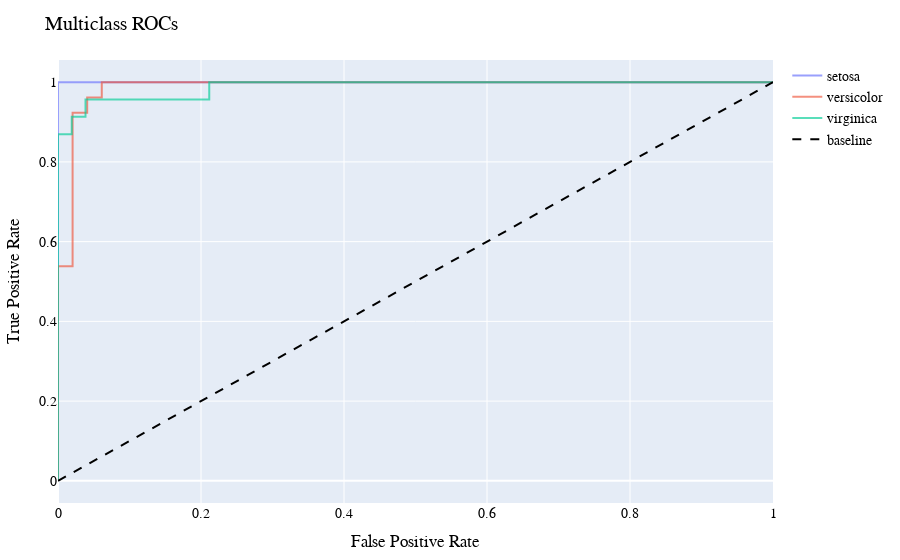

Notebook code for this chart:
### Markdown cell above
# Multiclass ROC Curve
In other languages, there are functions for calculating the multiclass ROC curves.
For the time being Julia lacks a library with such a function.
Nevertheless, the following code implements the simple logic for calculating multiclass ROC curves.
Here we use the iris data set from **PlotlyJS**.
**CategoricalArrays** is used to prepare the labels to be fed into `machine`.
Similar to before, the plotting is simply more curves with `scatter`.

### Code cell
using PlotlyJS, MLJBase, MLJLinearModels, Random, CategoricalArrays, DataFrames

function display_multiclass_roc()
    Random.seed!(42) # for reproducibility
    df = DataFrame(dataset("iris"))
    df = df[shuffle(1:nrows(df)),:]
    X, y = unpack(df, x -> x!=:species && x!=:species_id, ==(:species))
    y = categorical(y)
    X = coerce(X, :petal_length => Continuous, :petal_width => Continuous, 
              :sepal_length => Continuous, :sepal_width => Continuous)
    
    train, test = partition(1:nrows(X), 0.5)
    mach = machine(LogisticClassifier(), X, y)
    fit!(mach; rows = train)
    
    ŷ = predict(mach, X[test, :])
    yt = y[test]
    
    ts = 0:0.01:1
    
    tprs = []
    fprs = []
    
    count_true_pos(preds, gts, thhold, class) = count(yy -> class==yy[1] && pdf(yy[2],class)>thhold, zip(gts,preds))
    count_false_pos(preds, gts, thhold, class) = count(yy -> class!=yy[1] && pdf(yy[2],class)>thhold, zip(gts,preds))
    
    for lvl in levels(yt)
        push!(tprs, [count_true_pos(ŷ, yt, t, lvl)/count(==(lvl),yt) for t in ts])
        push!(fprs, [count_false_pos(ŷ, yt, t, lvl)/count(!=(lvl),yt) for t in ts])
    end
    
    roc_traces = [scatter(; x=fprs[i], y=tprs[i], name=levels(yt)[i], opacity=0.65) for i in 1:length(levels(yt))]
    diagonal_trace = scatter(; x=0:0.1:1, y=0:0.1:1, mode="lines", line=attr(dash="dash", color="black"), 
                               name="baseline")
    layout = Layout(xaxis_title="False Positive Rate", yaxis_title="True Positive Rate", 
                    title = "Multiclass ROCs", 
                    font=attr(family="Veranda", size=14,color="Black"))
    Plot([roc_traces..., diagonal_trace], layout)
end

display_multiclass_roc()

### Figure 1 — Plotly figure (JSON) as saved in the notebook; plotly's stock layout.template omitted (floating-point values rounded to 4 significant figures)
{"data": [{"name": "setosa", "opacity": 0.65, "type": "scatter", "x": [1, 0.449, 0.3469, 0.3061, 0.2041, 0.1224, 0.102, 0.08163, 0.08163, 0.08163, 0.08163, 0.08163, 0.04082, 0.02041, 0.02041, 0.02041, 0.02041, 0.02041, 0.02041, 0.02041, 0.02041, 0.02041, 0, 0, 0, 0, 0, 0, 0, 0, 0, 0, 0, 0, 0, 0, 0, 0, 0, 0, 0, 0, 0, 0, 0, 0, 0, 0, 0, 0, 0, 0, 0, 0, 0, 0, 0, 0, 0, 0, 0, 0, 0, 0, 0, 0, 0, 0, 0, 0, 0, 0, 0, 0, 0, 0, 0, 0, 0, 0, 0, 0, 0, 0, 0, 0, 0, 0, 0, 0, 0, 0, 0, 0, 0, 0, 0, 0, 0, 0, 0], "y": [1, 1, 1, 1, 1, 1, 1, 1, 1, 1, 1, 1, 1, 1, 1, 1, 1, 1, 1, 1, 1, 1, 1, 1, 1, 1, 1, 1, 1, 1, 1, 1, 1, 1, 1, 1, 1, 1, 1, 1, 1, 1, 1, 1, 1, 1, 1, 1, 1, 1, 1, 1, 1, 1, 1, 1, 1, 1, 1, 1, 1, 1, 1, 1, 1, 1, 1, 1, 1, 1, 1, 1, 1, 1, 1, 1, 1, 1, 1, 1, 1, 1, 1, 1, 1, 1, 1, 0.9615, 0.9615, 0.9615, 0.9231, 0.9231, 0.8462, 0.7308, 0.5769, 0.4615, 0.1923, 0.1154, 0.07692, 0, 0]}, {"name": "versicolor", "opacity": 0.65, "type": "scatter", "x": [1, 0.9388, 0.8776, 0.8367, 0.7755, 0.6122, 0.5306, 0.4286, 0.3673, 0.2857, 0.2449, 0.2245, 0.2245, 0.2245, 0.1633, 0.1429, 0.1429, 0.102, 0.102, 0.102, 0.102, 0.102, 0.102, 0.102, 0.102, 0.102, 0.102, 0.102, 0.102, 0.102, 0.102, 0.06122, 0.06122, 0.06122, 0.06122, 0.06122, 0.06122, 0.06122, 0.06122, 0.06122, 0.06122, 0.06122, 0.06122, 0.04082, 0.04082, 0.04082, 0.04082, 0.04082, 0.04082, 0.04082, 0.02041, 0.02041, 0.02041, 0.02041, 0.02041, 0.02041, 0.02041, 0.02041, 0.02041, 0.02041, 0.02041, 0.02041, 0.02041, 0.02041, 0.02041, 0.02041, 0.02041, 0.02041, 0.02041, 0.02041, 0.02041, 0.02041, 0.02041, 0.02041, 0.02041, 0.02041, 0.02041, 0.02041, 0.02041, 0.02041, 0, 0, 0, 0, 0, 0, 0, 0, 0, 0, 0, 0, 0, 0, 0, 0, 0, 0, 0, 0, 0], "y": [1, 1, 1, 1, 1, 1, 1, 1, 1, 1, 1, 1, 1, 1, 1, 1, 1, 1, 1, 1, 1, 1, 1, 1, 1, 1, 1, 1, 1, 1, 1, 1, 1, 1, 0.9615, 0.9615, 0.9615, 0.9615, 0.9615, 0.9615, 0.9615, 0.9615, 0.9615, 0.9615, 0.9615, 0.9615, 0.9231, 0.9231, 0.9231, 0.9231, 0.9231, 0.8846, 0.8846, 0.8846, 0.8846, 0.8846, 0.8462, 0.8462, 0.8462, 0.8077, 0.8077, 0.8077, 0.8077, 0.8077, 0.8077, 0.7692, 0.7692, 0.7692, 0.7692, 0.7692, 0.7692, 0.7692, 0.7308, 0.7308, 0.7308, 0.6538, 0.5769, 0.5769, 0.5769, 0.5385, 0.5385, 0.5, 0.5, 0.5, 0.4231, 0.4231, 0.3846, 0.3846, 0.3462, 0.2308, 0.1923, 0.1923, 0.1154, 0.03846, 0.03846, 0, 0, 0, 0, 0, 0]}, {"name": "virginica", "opacity": 0.65, "type": "scatter", "x": [1, 0.4231, 0.3846, 0.3654, 0.3654, 0.3654, 0.3077, 0.2885, 0.2885, 0.2885, 0.2692, 0.2692, 0.25, 0.2308, 0.2308, 0.2308, 0.2308, 0.2308, 0.2308, 0.2115, 0.2115, 0.1923, 0.1731, 0.1538, 0.1346, 0.1346, 0.1154, 0.1154, 0.1154, 0.1154, 0.1154, 0.1154, 0.1154, 0.1154, 0.09615, 0.09615, 0.09615, 0.09615, 0.09615, 0.09615, 0.07692, 0.07692, 0.07692, 0.07692, 0.05769, 0.05769, 0.05769, 0.05769, 0.05769, 0.03846, 0.03846, 0.03846, 0.03846, 0.03846, 0.01923, 0.01923, 0.01923, 0.01923, 0.01923, 0.01923, 0.01923, 0.01923, 0.01923, 0.01923, 0.01923, 0.01923, 0.01923, 0, 0, 0, 0, 0, 0, 0, 0, 0, 0, 0, 0, 0, 0, 0, 0, 0, 0, 0, 0, 0, 0, 0, 0, 0, 0, 0, 0, 0, 0, 0, 0, 0, 0], "y": [1, 1, 1, 1, 1, 1, 1, 1, 1, 1, 1, 1, 1, 1, 1, 1, 1, 1, 1, 1, 0.9565, 0.9565, 0.9565, 0.9565, 0.9565, 0.9565, 0.9565, 0.9565, 0.9565, 0.9565, 0.9565, 0.9565, 0.9565, 0.9565, 0.9565, 0.9565, 0.9565, 0.9565, 0.9565, 0.9565, 0.9565, 0.9565, 0.9565, 0.9565, 0.9565, 0.9565, 0.9565, 0.9565, 0.9565, 0.9565, 0.913, 0.913, 0.913, 0.913, 0.913, 0.913, 0.913, 0.913, 0.8696, 0.8696, 0.8696, 0.8696, 0.8696, 0.8696, 0.8696, 0.8696, 0.8696, 0.8696, 0.8696, 0.8696, 0.7826, 0.7826, 0.7826, 0.7826, 0.7826, 0.7826, 0.7826, 0.7826, 0.7826, 0.7826, 0.7826, 0.7826, 0.7826, 0.7826, 0.6957, 0.6522, 0.6087, 0.5652, 0.5652, 0.5652, 0.5652, 0.4783, 0.3913, 0.3913, 0.3478, 0.3043, 0.2609, 0.2174, 0.1739, 0.1304, 0]}, {"line": {"color": "black", "dash": "dash"}, "mode": "lines", "name": "baseline", "type": "scatter", "x": [0, 0.1, 0.2, 0.3, 0.4, 0.5, 0.6, 0.7, 0.8, 0.9, 1], "y": [0, 0.1, 0.2, 0.3, 0.4, 0.5, 0.6, 0.7, 0.8, 0.9, 1]}], "layout": {"font": {"color": "Black", "family": "Veranda", "size": 14}, "margin": {"b": 50, "l": 50, "r": 50, "t": 60}, "title": "Multiclass ROCs", "xaxis": {"title": {"text": "False Positive Rate"}}, "yaxis": {"title": {"text": "True Positive Rate"}}}}
